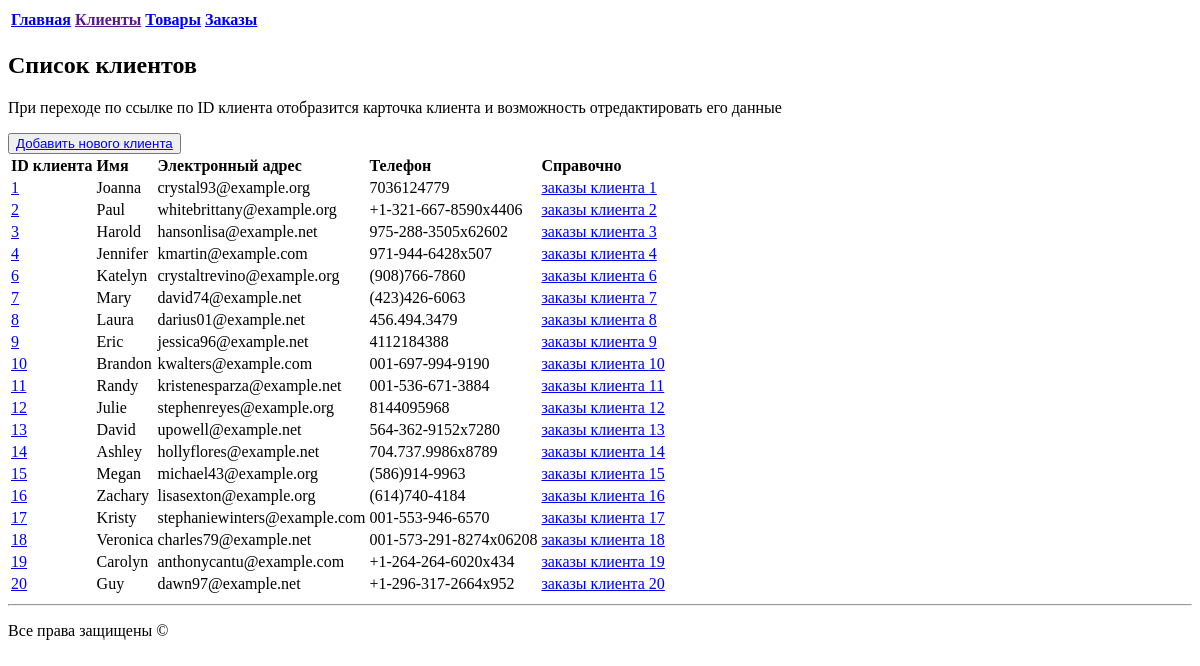
The app's page /store/clients/, older data.
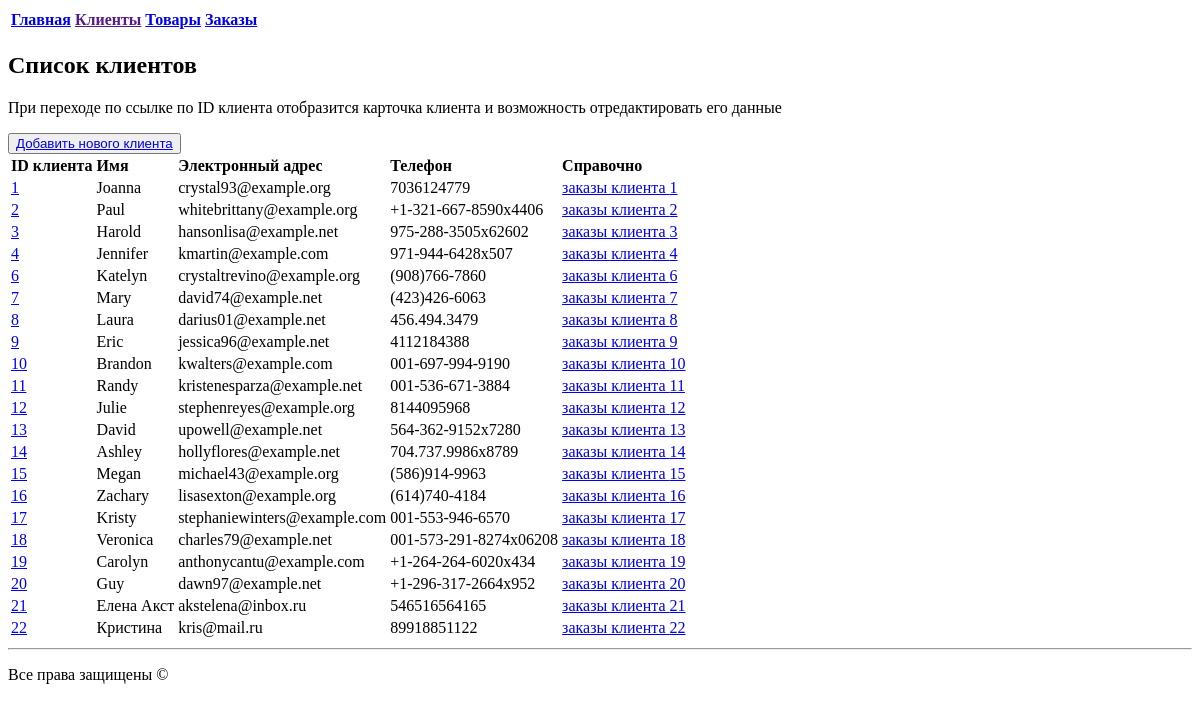
The same page, newer data.
### storeapp/models.py (models this page shows, shortened)
class Client(models.Model):
    name = models.CharField(max_length=50)
    email = models.EmailField(unique=True)
    phone = models.CharField(max_length=15, unique=True)
    address = models.CharField(max_length=150)
    date_registration = models.DateTimeField(auto_now_add=True)

### storeapp/views.py (the view)
# urls.py: path('clients/', get_clients, name='get_clients'),
def get_clients(request):
    clients = Client.objects.all()
    context = {'clients': clients, 'name': 'Клиенты'}
    return render(request, 'storeapp/clients.html', context)

### storeapp/templates/storeapp/clients.html (shortened to what this page needs)
{% extends 'base.html' %}
{% block content %}
  <table>
    <tr>
        <td> <b><a href="../../">Главная</a> </b></td>
        <td> <b><a href="">Клиенты</a> </b></td>
        <td> <b><a href="../products/">Товары</a> </b></td>
        <td> <b><a href="../orders/">Заказы</a></b></td>
  </table>
  <h2>Список клиентов</h2>
<p>При переходе по ссылке по ID клиента отобразится карточка клиента и возможность отредактировать его данные</p>
<button ><a href="{% url 'add_client' %}">Добавить нового клиента</a></button>
  <table>
    <tr><td> <b>ID клиента </b></td><td> <b>Имя </b></td><td> <b>Электронный адрес </b></td>
      <td> <b>Телефон </b></td><td> <b>Справочно </b></td></tr>
  {% for client in clients %}
    <tr><td><a href="{% url 'get_client_on_id' client.id %}">{{ client.id }}</a></td><td>{{ client.name }}</td><td>{{ client.email }}</td>
      <td>{{ client.phone }}</td><td><a href="{% url 'get_orders_on_client_id' client.id %}">заказы клиента {{ client.id }} </a></td></tr>
  {% endfor %}
  </table>
{% endblock %}

Row changes from the older to the newer data that the page shows:
added Client: id "21", name "Елена Акст", email "akstelena@inbox.ru", phone "546516564165"
added Client: id "22", name "Кристина", email "kris@mail.ru", phone "89918851122"
